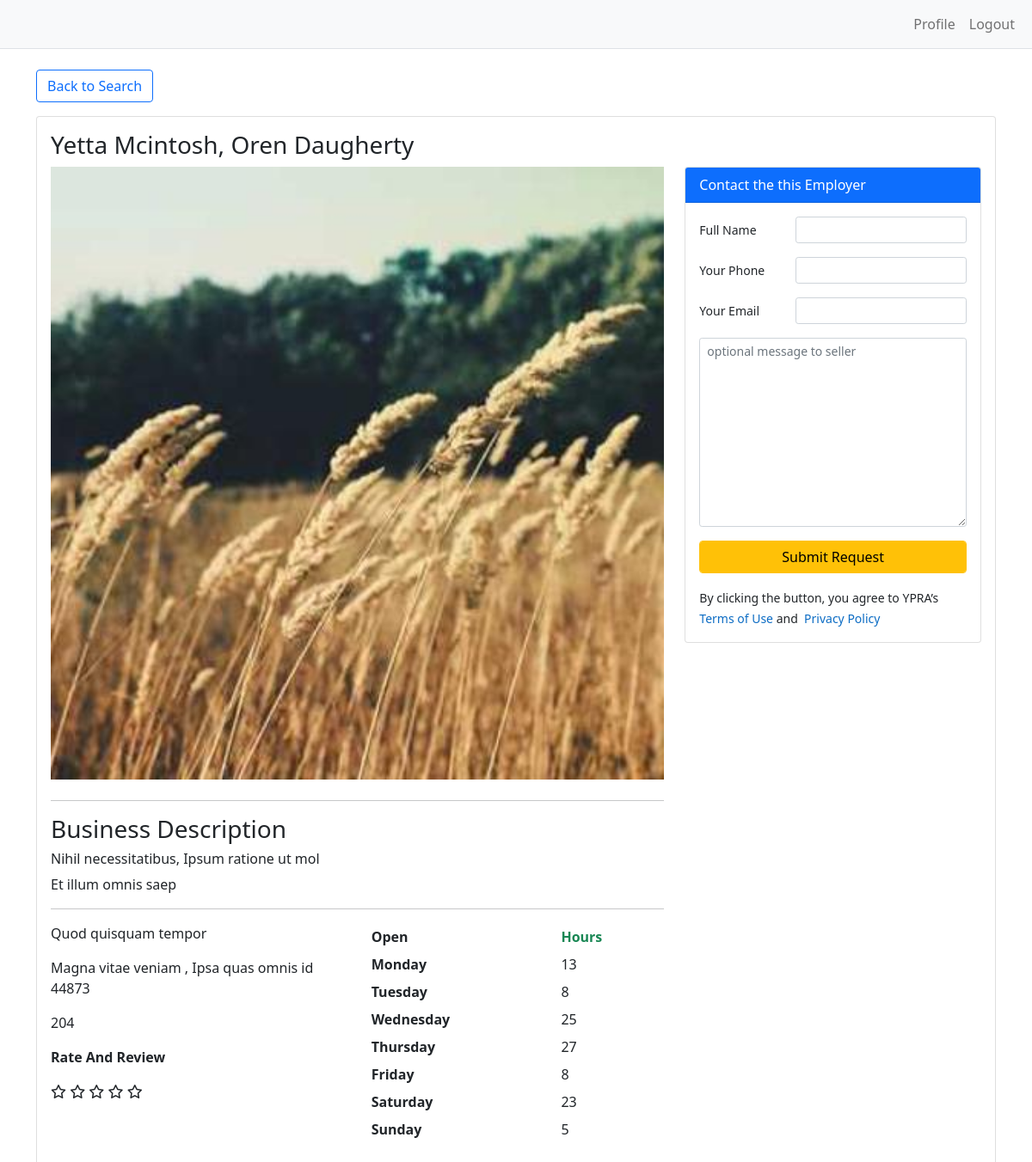
/view_business.php?id=1 (signed in), run on the app's committed database.
### tables this page shows
CREATE TABLE `users` (
  `id` int(11) NOT NULL,
  `FirstName` varchar(100) NOT NULL,
  `LastName` varchar(100) NOT NULL,
  `email` varchar(255) NOT NULL,
  `password` varchar(255) NOT NULL,
  `cellPhone` varchar(100) NOT NULL,
  `bizPhone` varchar(100) NOT NULL,
  `coName` varchar(100) NOT NULL,
  `coImage` varchar(100) NOT NULL,
  `business_logo` varchar(255) DEFAULT NULL,
  `servLocation` varchar(100) NOT NULL,
  `bizDescription` text NOT NULL,
  `bizArea` varchar(100) NOT NULL,
  `dateStarted` timestamp NOT NULL DEFAULT CURRENT_TIMESTAMP,
  `updated_at` timestamp NOT NULL DEFAULT CURRENT_TIMESTAMP
);

CREATE TABLE `bizaddress` (
  `id` int(11) NOT NULL,
  `user_id` int(10) UNSIGNED NOT NULL,
  `addNumber` varchar(100) NOT NULL,
  `addStreet` varchar(100) NOT NULL,
  `addCity` varchar(100) NOT NULL,
  `addState` varchar(100) NOT NULL,
  `zipCode` varchar(100) NOT NULL,
  `dateStarted` timestamp NOT NULL DEFAULT CURRENT_TIMESTAMP,
  `updated_at` timestamp NOT NULL DEFAULT CURRENT_TIMESTAMP
);

CREATE TABLE `bizhours` (
  `id` int(11) NOT NULL,
  `user_id` int(10) UNSIGNED NOT NULL,
  `mon` varchar(100) NOT NULL,
  `tues` varchar(100) NOT NULL,
  `wed` varchar(100) NOT NULL,
  `thurs` varchar(100) NOT NULL,
  `fri` varchar(100) NOT NULL,
  `sat` varchar(100) NOT NULL,
  `sun` varchar(100) NOT NULL,
  `dateStarted` timestamp NOT NULL DEFAULT CURRENT_TIMESTAMP,
  `updated_at` timestamp NOT NULL DEFAULT CURRENT_TIMESTAMP
);

### backend/config.php (called while the page is built, shortened)
<?php
require "db.php";
$db = new db();
function getUserAddress($user_id)
{
    $sql = "SELECT * FROM `bizaddress` WHERE user_id='$user_id'";
    global $db;
    $result = $db->fetch_row($sql);
    return (object)$result['data'];
}
function getUserHours($user_id)
{
    $sql = "SELECT * FROM `bizhours` WHERE user_id='$user_id'";
    global $db;
    $result = $db->fetch_row($sql);
    return (object)$result['data'];
}
?>

### backend/db.php (called while the page is built, shortened)
<?php
class db
{
    private $_pdo;
    private $host = "localhost";
    private $dbname = "test_ybiz";
    private $username = "root";
    private $db_password = "";
    public function __construct()
    {
        try {
            $this->_pdo = new PDO("mysql:host=$this->host;dbname=$this->dbname", $this->username, $this->db_password);
        } catch (Exception $e) {
            echo $e->getMessage();
        }
    }
    public function find_data($sql, $array = array(), $fetchMode = PDO::FETCH_OBJ, $class = '')
    {
        return $this->select($sql, $array, $fetchMode, $class, true);
    }
    public function select($sql, $array = array(), $fetchMode = PDO::FETCH_OBJ, $class = '', $single = null)
    {
        $stmt = $this->_pdo->prepare($sql);
        if ($stmt->execute()) {
            if ($single == null) {
                return $fetchMode === PDO::FETCH_CLASS ? $stmt->fetchAll($fetchMode, $class) : $stmt->fetchAll(
                    $fetchMode
                );
            } else {
                return $fetchMode === PDO::FETCH_CLASS ? $stmt->fetch($fetchMode, $class) : $stmt->fetch($fetchMode);
            }
        } else {
            $error = $stmt->errorInfo();
            $error = json_encode($error);
            return $error;
        }
    }
    public function fetch_row($q)
    {
        $stm = $this->_pdo->prepare($q);
        if ($stm->execute()) {
            $result = $stm->fetch();
            return ['status' => 'ok', 'data' => $result];
        } else {
            return ['status' => 'error', 'error' => $stm->errorInfo()];
        }
    }
}
?>

### view_business.php (the view, shortened to what this page needs)
<?php
require "backend/config.php";
$id = isset($_GET['id']) && trim($_GET['id']) != "" ? $_GET['id'] : null;
$sql = "SELECT * FROM `users` WHERE id='$id'";
$result = $db->find_data($sql);
?>
<!doctype html>
<html lang="en">
<head>
    <?php
    include "css.php"; ?>
</head>
<body class="">
<?php
include "include/header.php"; ?>
<div class="container">
    <br>
    <a href="index.php" class="btn btn-outline-primary">Back to Search</a>
    <div class="card mt-3">
        <div class="card-body">
            <h3><?= $result->FirstName ?> <?= $result->LastName ?>, <?= $result->coName ?></h3>
            <div class="row">
                <div class="col-md-8">
                    <?php
                    if (empty($result->coImage)) {
                        ?>
                        <img src="https://dummyimage.com/600x400/ffffff/000000" alt="" width="100%">
                        <?php
                    } else {
                        ?>
                        <img class="mb-2" src="<?= $result->coImage ?>" alt="" width="100%">
                        <?php
                    }
                    ?>
                    <hr>
                    <h3>Business Description</h3>
                    <h6><?= $result->bizArea ?>, <?= $result->servLocation ?></h6>
                    <p><?= $result->bizDescription ?></p>
                    <hr>
                    <div class="row">
                        <div class="col-md-6">
                            <?php
                            $address = getUserAddress($result->id);
                            ?>
                            <p class="fw-normal">
                                <?= isset($address->addStreet) ? $address->addStreet : '' ?></p>
                            <p class="fw-normal"><?= $address->addCity ?? '' ?>
                                , <?= $address->addState ?? '' ?> <?= $address->zipCode ?? '' ?></p>
                            <p><?= $address->addNumber ?? '' ?></p>
                            <p class="fw-bold">Rate And Review</p>
                            <div class="d-flex justify-content-between align-items-center">
                                <div class="ratings">
                                    <i class="far fa-star"></i>
                                    <i class="far fa-star"></i>
                                    <i class="far fa-star"></i>
                                    <i class="far fa-star"></i>
                                    <i class="far fa-star"></i>
                                </div>
                            </div>
                        </div>
                        <div class="col-md-6">
                            <?php
                            $user_hours = getUserHours($result->id);
                            ?>
                            <table class="table table-sm table-borderless">
                                <thead>
                                <tr>
                                    <th>Open</th>
                                    <th class="text-success">Hours</th>
                                </tr>
                                </thead>
                                <tbody>
                                <tr>
                                    <th>Monday</th>
                                    <td><?= $user_hours->mon ?? '' ?></td>
                                </tr>
                                <tr>
                                    <th>Tuesday</th>
                                    <td><?= $user_hours->tues ?? '' ?></td>
                                </tr>
                                <tr>
                                    <th>Wednesday</th>
                                    <td><?= $user_hours->wed ?? '' ?></td>
                                </tr>
                                <tr>
                                    <th>Thursday</th>
                                    <td><?= $user_hours->thurs ?? '' ?></td>
                                </tr>
                                <tr>
                                    <th>Friday</th>
                                    <td><?= $user_hours->fri ?? '' ?></td>
                                </tr>
                                <tr>
                                    <th>Saturday</th>
                                    <td><?= $user_hours->sat ?? '' ?></td>
                                </tr>
                                <tr>
                                    <th>Sunday</th>
                                    <td><?= $user_hours->sun ?? '' ?></td>
                                </tr>
                                </tbody>
                            </table>
                        </div>
                    </div>
                </div>
                <div class="col-md-4">
                    <div class="card">
                        <div class="card-header bg-primary text-white">Contact the this Employer</div>
                        <div class="card-body">
                            <div class="mb-3 row">
                                <label for="full_name" class="col-md-4 col-form-label col-form-label-sm">
                                    Full Name</label>
                                <div class="col-md-8">
                                    <input type="text" class="form-control form-control-sm" id="full_name"
                                           name="full_name">
                                </div>
                            </div>
                            <div class="mb-3 row">
                                <label for="phone_number" class="col-md-4 col-form-label col-form-label-sm">
                                    Your Phone</label>
                                <div class="col-md-8">
                                    <input type="text" class="form-control form-control-sm" id="phone_number"
                                           name="phone_number">
                                </div>
                            </div>
                            <div class="mb-3 row">
                                <label for="email" class="col-md-4 col-form-label col-form-label-sm">
                                    Your Email</label>
                                <div class="col-md-8">
                                    <input type="email" class="form-control form-control-sm" id="email"
                                           name="email">
                                </div>
                            </div>
                            <div class="mb-3 row">
                                <div class="col-md-12">
                                    <textarea name="message" id="message" cols="30" rows="10"
                                              placeholder="optional message to seller"
                                              class="form-control form-control-sm"></textarea>
                                </div>
                            </div>
                            <div class="mb-3 row">
                                <div class="col-md-12">
                                    <button type="submit" class="btn btn-warning form-control">Submit Request</button>
                                </div>
                            </div>
                            <small class="mt-4 ">
                                By clicking the button, you agree to YPRA’s&nbsp;&nbsp;
                                <a target="_blank"
                                   style="color: rgb(12, 108, 196); text-decoration: none; white-space: nowrap;"
                                   href="">Terms of Use</a>&nbsp;and&nbsp;
                                <a target="_blank"
                                   style="color: rgb(12, 108, 196); text-decoration: none; white-space: nowrap;"
                                   href="">Privacy
                                    Policy</a>
                            </small>
                        </div>
                    </div>
                </div>
            </div>
        </div>
    </div>
</div>
</body>
</html>

### data on the page
users: FirstName "Yetta", LastName "Mcintosh", coName "Oren Daugherty", coImage (picture), bizArea "Nihil necessitatibus", servLocation "Ipsum ratione ut mol", bizDescription "Et illum omnis saep"
bizaddress: addStreet "Quod quisquam tempor", addCity "Magna vitae veniam", addState "Ipsa quas omnis id", zipCode "44873", addNumber "204"
bizhours: mon "13", tues "8", wed "25", thurs "27", fri "8", sat "23", sun "5"
